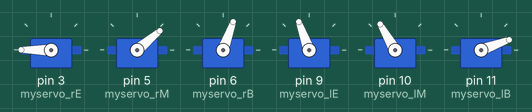
Recording of a sketch running on a simulated Arduino Uno, built with avr-gcc and run on an emulated ATmega328P. On the bench: 6 × servo.

Above: at 0.05 s.
At 0.95 s:
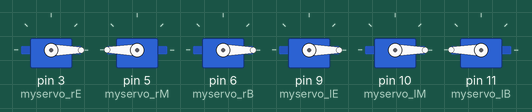
At 1.95 s:
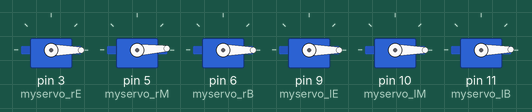
At 3.85 s:
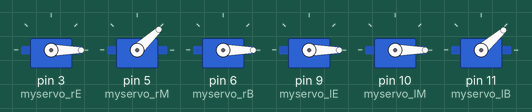
At 7.65 s:
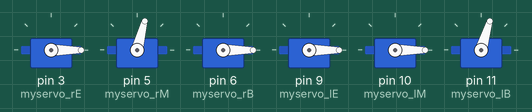
At 15.25 s:
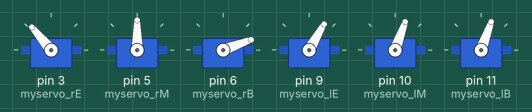
Timing chart, 0 to 20.0 s (numbered marks = the images above):
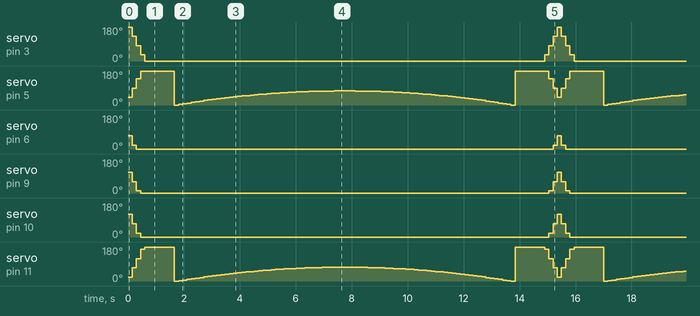

Measured:
- by itself, servo on pin 5 (myservo_rM), servo on pin 11 (myservo_lB): moves between 0° and 180°, repeating every 15.3 s
- by itself, servo on pin 6 (myservo_rB): repeats every 15.3 s: 0° 14.9 s, 20° 0.15 s, 70° 0.15 s, 20° 0.15 s
- by itself, servo on pin 9 (myservo_lE): repeats every 15.3 s: 11° 0.15 s, 0° 14.6 s, 11° 0.15 s, 60° 0.15 s, 110° 0.15 s, 60° 0.15 s
- by itself, servo on pin 10 (myservo_lM): repeats every 15.3 s: 21° 0.15 s, 0° 14.6 s, 21° 0.15 s, 70° 0.15 s, 120° 0.15 s, 70° 0.15 s
- by itself, servo on pin 3 (myservo_rE): repeats every 15.3 s: 81° 0.15 s, 33° 0.15 s, 0° 14.3 s, 33° 0.15 s, 81° 0.15 s, 130° 0.15 s, 180° 0.15 s, 130° 0.15 s

The sketch:

for_servo_final.ino
```cpp
#include <Servo.h>

Servo myservo_rE;
Servo myservo_rM;
Servo myservo_rB;
Servo myservo_lE;
Servo myservo_lM;
Servo myservo_lB;

int pos =0;
int pos_rE= 180;
int pos_rM= 40;
int pos_rB= 70;
int pos_lE= 110;
int pos_lM= 120;
int pos_lB= 20;

void setup() {

  myservo_rE.attach(3);
  myservo_rM.attach(5);
  myservo_rB.attach(6);
  myservo_lE.attach(9);
  myservo_lM.attach(10);
  myservo_lB.attach(11);

myservo_rE.write(180);
myservo_rM.write(40);
myservo_rB.write(70);
myservo_lE.write(110);
myservo_lM.write(120);
myservo_lB.write(20);

}

void loop() {

 // out to in
// angle D - rE,rB,lE,lM
for (pos = 50; pos >= 0; pos -= 1) {
// angle D - rE,rB,lE,lM
    myservo_rE.write(pos_rE);
    myservo_rB.write(pos_rB);
    myservo_lE.write(pos_lE);
    myservo_lM.write(pos_lM);

    pos_rE = pos_rE - pos;
    pos_rB = pos_rB - pos;
    pos_lE = pos_lE - pos;
    pos_lM = pos_lM - pos;

// angle I - rM,lB
    myservo_rM.write(pos_rM);
    myservo_lB.write(pos_lB);

    pos_rM = pos_rM + pos;
    pos_lB = pos_lB + pos;

    delay(150);
  }

  // in to out
for (pos = 0; pos <= 50; pos += 1) {
// angle I - rE,rB,lE,lM
    myservo_rE.write(pos_rE);
    myservo_rB.write(pos_rB);
    myservo_lE.write(pos_lE);
    myservo_lM.write(pos_lM);

    pos_rE = pos_rE + pos;
    pos_rB = pos_rB + pos;
    pos_lE = pos_lE + pos;
    pos_lM = pos_lM + pos;

// angle D - rM,lB
    myservo_rM.write(pos_rM);
    myservo_lB.write(pos_lB);

    pos_rM = pos_rM - pos;
    pos_lB = pos_lB - pos;

    delay(150);
  }

}

/*
Right
In out rgi nro
E - 70 180 120 180
M - 130 0 80 40
B - 0 180(special position tab hold points up) 70.
Left
E - 0(points up) 180 (special position points down) 90 110
M - 10 180 60 120
B - 180 0 20
*/

/*
for (pos = 0; pos <= 180; pos += 1) {
    // in steps of 1 degree
    myservo.write(pos);
    delay(15);
  }
for (pos = 180; pos >= 0; pos -= 1) {
    myservo.write(pos);
    delay(15);
  }
*/
```
